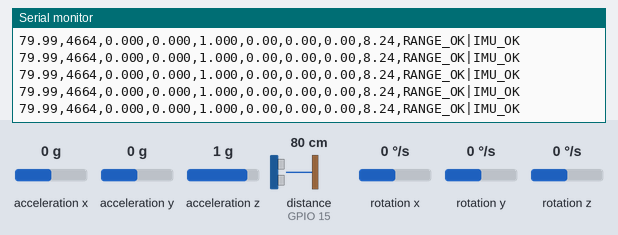
The sketch below on a simulated ESP32-C6. Parts: the last lines printed to the serial monitor. Wiring (inferred from the names in the program): ultrasonic range finder: trigger GPIO 20; echo GPIO 15; MPU-9250 motion sensor at I2C address 0x68. Inputs (shaded band) come from the test bench; at power-on: acceleration x 0 g, distance to the obstacle (sensor on GPIO 15) 80 cm, acceleration y 0 g, acceleration z 1 g, rotation x 0 °/s, rotation y 0 °/s, rotation z 0 °/s. The echo pulse lasts 58.3 µs per cm.

Above: at 2.2 s.
2.3 s: acceleration x set to -1.4 g
At 2.5 s:
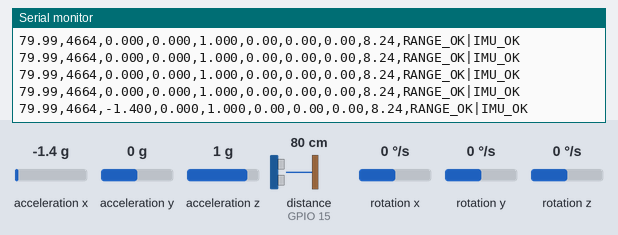
3.8 s: distance to the obstacle (sensor on GPIO 15) set to 2 cm
At 4.04 s:
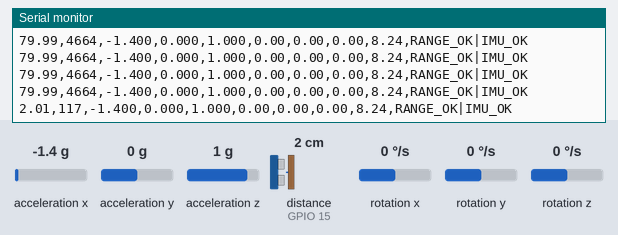
5.3 s: acceleration y set to -1.4 g
At 5.3 s:
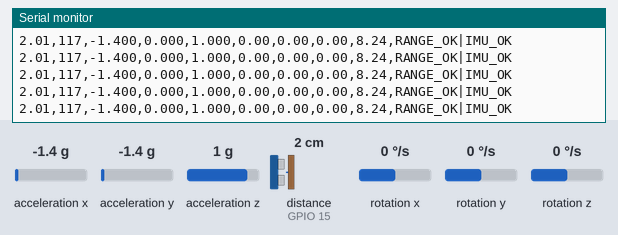
6.8 s: acceleration z set to -1.4 g
At 6.81 s:
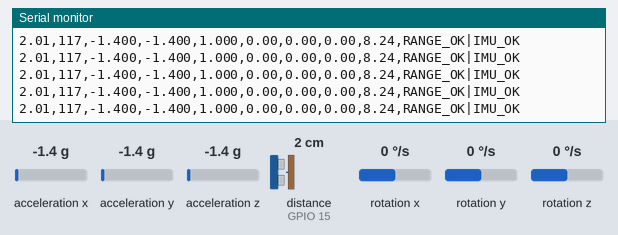
8.3 s: distance to the obstacle (sensor on GPIO 15) set to 4 cm
At 8.33 s:
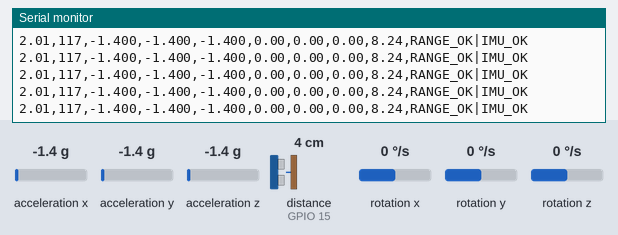
9.8 s: rotation x set to -192 °/s
At 9.84 s:
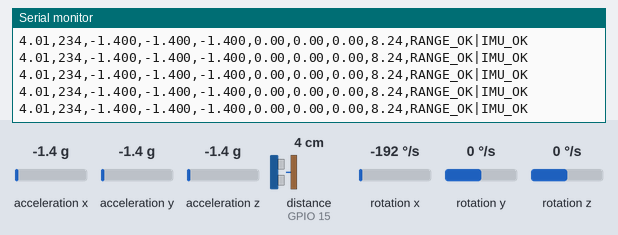
Timing chart, 0 to 12.3 s (numbered marks = the images above; inputs shaded):
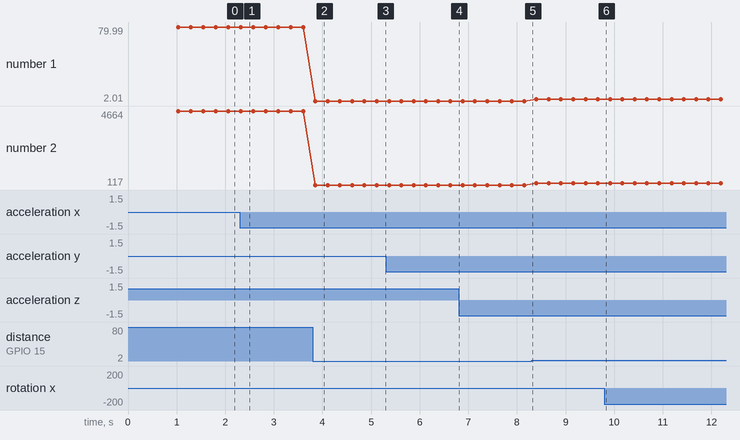

The sketch:

Netra_Device_Firmware_V1.ino
```cpp
#include <Arduino.h>
#include <Wire.h>

// PCBCupid Glyph C6 wiring.
constexpr uint8_t ECHO_PIN = 15;  // Board pin D15, through divider.
constexpr uint8_t TRIG_PIN = 20;  // Board pin D20.
constexpr uint8_t SDA_PIN = 4;    // Board pin SDA.
constexpr uint8_t SCL_PIN = 5;    // Board pin SCL.

constexpr uint32_t SERIAL_BAUD = 115200;
constexpr uint32_t ECHO_TIMEOUT_US = 30000;  // About 5 m maximum round trip.
constexpr uint32_t SAMPLE_PERIOD_MS = 250;

// The HC-SR04 is only specified from 2 cm to 400 cm. The echo timeout allows
// more than that, so readings beyond these bounds are reported as out of spec
// rather than passed off as measurements.
constexpr float RANGE_MIN_CM = 2.0f;
constexpr float RANGE_MAX_CM = 400.0f;

// Approximated range: the median of the last few valid readings. A median
// rejects the isolated wild values this sensor produces on a glancing or soft
// target, which a mean would instead smear across several samples.
constexpr uint8_t RANGE_WINDOW = 5;

// Proximity bands for the approximated range, nearest first.
constexpr float ZONE_IMMEDIATE_CM = 25.0f;
constexpr float ZONE_NEAR_CM = 60.0f;
constexpr float ZONE_MID_CM = 120.0f;
constexpr float ZONE_FAR_CM = 250.0f;

enum RangeStatus : uint8_t {
  RANGE_STATUS_OK,
  RANGE_STATUS_TIMEOUT,
  RANGE_STATUS_OUT_OF_SPEC,
};

uint8_t mpuAddress = 0;
uint8_t mpuWhoAmI = 0;

float rangeWindow[RANGE_WINDOW];
uint8_t rangeWriteIndex = 0;
uint8_t rangeFilled = 0;

bool writeMpuRegister(uint8_t reg, uint8_t value) {
  Wire.beginTransmission(mpuAddress);
  Wire.write(reg);
  Wire.write(value);
  return Wire.endTransmission() == 0;
}

bool readMpuRegisters(uint8_t firstRegister, uint8_t *data, size_t length) {
  Wire.beginTransmission(mpuAddress);
  Wire.write(firstRegister);
  if (Wire.endTransmission(false) != 0) {
    return false;
  }

  const size_t received = Wire.requestFrom(mpuAddress, static_cast<uint8_t>(length),
                                           static_cast<uint8_t>(true));
  if (received != length) {
    return false;
  }

  for (size_t i = 0; i < length; ++i) {
    data[i] = Wire.read();
  }
  return true;
}

// A genuine MPU6050 reports WHO_AM_I 0x68, but boards sold as one are often
// MPU6500/MPU9250 parts or clones reporting something else entirely. Their
// accelerometer, gyroscope and configuration registers are compatible, so an
// unexpected value is reported and accepted rather than failing the probe.
uint8_t findMpu6050(bool verbose = false) {
  const uint8_t candidates[] = {0x68, 0x69};
  for (uint8_t address : candidates) {
    Wire.beginTransmission(address);
    if (Wire.endTransmission() != 0) {
      continue;
    }

    mpuAddress = address;
    uint8_t whoAmI = 0;
    if (!readMpuRegisters(0x75, &whoAmI, 1)) {
      if (verbose) {
        Serial.printf("0x%02X acknowledged its address but WHO_AM_I would not read\n",
                      address);
      }
      mpuAddress = 0;
      continue;
    }

    if (verbose && whoAmI != 0x68 && whoAmI != 0x69) {
      Serial.printf("0x%02X reports WHO_AM_I 0x%02X, not a genuine MPU6050; using it anyway\n",
                    address, whoAmI);
    }
    mpuWhoAmI = whoAmI;
    return address;
  }
  mpuAddress = 0;
  return 0;
}

bool initialiseMpu6050(bool verbose = false) {
  if (findMpu6050(verbose) == 0) {
    return false;
  }

  // Wake up, use the X gyroscope PLL, select +/-2 g and +/-250 deg/s.
  return writeMpuRegister(0x6B, 0x01) &&
         writeMpuRegister(0x1C, 0x00) &&
         writeMpuRegister(0x1B, 0x00) &&
         writeMpuRegister(0x1A, 0x03);
}

bool readMpu6050(float &ax, float &ay, float &az,
                 float &temperatureC, float &gx, float &gy, float &gz) {
  uint8_t raw[14];
  if (!readMpuRegisters(0x3B, raw, sizeof(raw))) {
    return false;
  }

  const int16_t rawAx = static_cast<int16_t>((raw[0] << 8) | raw[1]);
  const int16_t rawAy = static_cast<int16_t>((raw[2] << 8) | raw[3]);
  const int16_t rawAz = static_cast<int16_t>((raw[4] << 8) | raw[5]);
  const int16_t rawTemp = static_cast<int16_t>((raw[6] << 8) | raw[7]);
  const int16_t rawGx = static_cast<int16_t>((raw[8] << 8) | raw[9]);
  const int16_t rawGy = static_cast<int16_t>((raw[10] << 8) | raw[11]);
  const int16_t rawGz = static_cast<int16_t>((raw[12] << 8) | raw[13]);

  ax = rawAx / 16384.0f;
  ay = rawAy / 16384.0f;
  az = rawAz / 16384.0f;
  // The MPU6050 and the MPU6500/MPU9250 parts sold under its name scale
  // temperature differently. Accelerometer and gyroscope sensitivities match,
  // so only this conversion has to branch.
  if (mpuWhoAmI == 0x68 || mpuWhoAmI == 0x69) {
    temperatureC = rawTemp / 340.0f + 36.53f;
  } else {
    temperatureC = rawTemp / 333.87f + 21.0f;
  }
  gx = rawGx / 131.0f;
  gy = rawGy / 131.0f;
  gz = rawGz / 131.0f;
  return true;
}

// Report every I2C address that answers, so a missing MPU6050 can be told
// apart from one strapped to an unexpected address or a dead bus.
void scanI2cBus() {
  uint8_t found = 0;
  Serial.print("I2C scan:");
  for (uint8_t address = 0x08; address < 0x78; ++address) {
    Wire.beginTransmission(address);
    if (Wire.endTransmission() == 0) {
      Serial.printf(" 0x%02X", address);
      ++found;
    }
  }
  if (found == 0) {
    Serial.print(" no devices responded");
  }
  Serial.println();
}

bool readDistanceCm(float &distanceCm, uint32_t &echoUs) {
  // A burst still echoing from the previous cycle would make pulseIn measure
  // the tail of that one instead of ours.
  const uint32_t idleStart = micros();
  while (digitalRead(ECHO_PIN) == HIGH) {
    if (micros() - idleStart > ECHO_TIMEOUT_US) {
      echoUs = 0;
      return false;
    }
  }

  digitalWrite(TRIG_PIN, LOW);
  delayMicroseconds(2);
  digitalWrite(TRIG_PIN, HIGH);
  delayMicroseconds(10);
  digitalWrite(TRIG_PIN, LOW);

  echoUs = pulseIn(ECHO_PIN, HIGH, ECHO_TIMEOUT_US);
  if (echoUs == 0) {
    return false;
  }

  // At approximately 20 C, sound travels 0.0343 cm/us. Divide by two
  // because the measured time includes the trip to the target and back.
  distanceCm = echoUs * 0.0343f / 2.0f;
  return true;
}

void setup() {
  Serial.begin(SERIAL_BAUD);
  delay(1000);

  pinMode(TRIG_PIN, OUTPUT);
  pinMode(ECHO_PIN, INPUT);
  digitalWrite(TRIG_PIN, LOW);

  Wire.begin(SDA_PIN, SCL_PIN);
  // 100 kHz. Clone breakout boards on jumper wires often ACK an address at
  // 400 kHz but fail longer register reads.
  Wire.setClock(100000);

  Serial.println();
  Serial.println("========================================");
  Serial.println("  Project NETRA");
  Serial.println("  ESP32-C6 sensor node");
  Serial.println("  HC-SR04 ultrasonic + MPU6050 IMU");
  Serial.println("========================================");
  if (initialiseMpu6050(true)) {
    Serial.printf("MPU6050 found at I2C address 0x%02X\n", mpuAddress);
  } else {
    Serial.println("ERROR: MPU6050 not found at 0x68 or 0x69");
    scanI2cBus();
  }
  Serial.println("distance_cm,echo_us,ax_g,ay_g,az_g,gx_dps,gy_dps,gz_dps,temp_c,status");
}

void loop() {
  float distanceCm = NAN;
  uint32_t echoUs = 0;
  float ax = NAN, ay = NAN, az = NAN;
  float gx = NAN, gy = NAN, gz = NAN, temperatureC = NAN;

  const bool rangeOk = readDistanceCm(distanceCm, echoUs);
  bool imuOk = false;
  if (mpuAddress != 0) {
    imuOk = readMpu6050(ax, ay, az, temperatureC, gx, gy, gz);
  } else {
    initialiseMpu6050();  // Allow a sensor connected after boot to recover.
  }

  // One buffered write per sample. The USB CDC endpoint drops whole writes
  // when its FIFO is full, which shredded fields when this was 22 separate
  // print calls. Unset values are already NAN and format as "nan".
  char line[192];
  snprintf(line, sizeof(line),
           "%.2f,%lu,%.3f,%.3f,%.3f,%.2f,%.2f,%.2f,%.2f,%s|%s\r\n",
           distanceCm, static_cast<unsigned long>(echoUs), ax, ay, az,
           gx, gy, gz, temperatureC,
           rangeOk ? "RANGE_OK" : "RANGE_TIMEOUT",
           imuOk ? "IMU_OK" : "IMU_ERROR");
  Serial.print(line);

  delay(SAMPLE_PERIOD_MS);
}
```

Measured:
- after the input at 2.3 s, the serial monitor: prints a new line at once (image 1)
- after the input at 3.8 s, the serial monitor: prints a new line after 0.05 s (image 2)
- plotted number 1: 79.99 → 2.01 after the input at 3.8 s, 2.01 → 4.01 after the input at 8.3 s
- plotted number 2: 4664 → 117 after the input at 3.8 s, 117 → 234 after the input at 8.3 s
